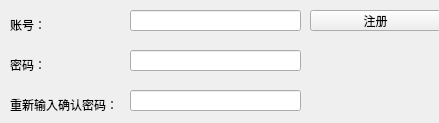
<?xml version="1.0" encoding="UTF-8"?>
<ui version="4.0">
 <class>signupdialog</class>
 <widget class="QWidget" name="signupdialog">
  <property name="windowModality">
   <enum>Qt::NonModal</enum>
  </property>
  <property name="geometry">
   <rect>
    <x>0</x>
    <y>0</y>
    <width>439</width>
    <height>123</height>
   </rect>
  </property>
  <property name="windowTitle">
   <string>Form</string>
  </property>
  <widget class="QLabel" name="label">
   <property name="geometry">
    <rect>
     <x>10</x>
     <y>10</y>
     <width>71</width>
     <height>31</height>
    </rect>
   </property>
   <property name="text">
    <string>&lt;html&gt;&lt;head/&gt;&lt;body&gt;&lt;p&gt;账号：&lt;/p&gt;&lt;/body&gt;&lt;/html&gt;</string>
   </property>
  </widget>
  <widget class="QLabel" name="label_2">
   <property name="geometry">
    <rect>
     <x>10</x>
     <y>50</y>
     <width>81</width>
     <height>31</height>
    </rect>
   </property>
   <property name="text">
    <string>&lt;html&gt;&lt;head/&gt;&lt;body&gt;&lt;p&gt;密码：&lt;/p&gt;&lt;/body&gt;&lt;/html&gt;</string>
   </property>
  </widget>
  <widget class="QLabel" name="label_3">
   <property name="geometry">
    <rect>
     <x>10</x>
     <y>90</y>
     <width>121</width>
     <height>31</height>
    </rect>
   </property>
   <property name="text">
    <string>&lt;html&gt;&lt;head/&gt;&lt;body&gt;&lt;p&gt;重新输入确认密码：&lt;/p&gt;&lt;/body&gt;&lt;/html&gt;</string>
   </property>
  </widget>
  <widget class="QLineEdit" name="passwdInput_2">
   <property name="geometry">
    <rect>
     <x>130</x>
     <y>90</y>
     <width>171</width>
     <height>21</height>
    </rect>
   </property>
   <property name="echoMode">
    <enum>QLineEdit::Password</enum>
   </property>
  </widget>
  <widget class="QLineEdit" name="passwdInput">
   <property name="geometry">
    <rect>
     <x>130</x>
     <y>50</y>
     <width>171</width>
     <height>21</height>
    </rect>
   </property>
   <property name="echoMode">
    <enum>QLineEdit::Password</enum>
   </property>
  </widget>
  <widget class="QLineEdit" name="accountInput">
   <property name="geometry">
    <rect>
     <x>130</x>
     <y>10</y>
     <width>171</width>
     <height>21</height>
    </rect>
   </property>
   <property name="echoMode">
    <enum>QLineEdit::NoEcho</enum>
   </property>
  </widget>
  <widget class="QPushButton" name="signupButton">
   <property name="geometry">
    <rect>
     <x>310</x>
     <y>10</y>
     <width>131</width>
     <height>21</height>
    </rect>
   </property>
   <property name="text">
    <string>注册</string>
   </property>
  </widget>
 </widget>
 <resources/>
 <connections/>
</ui>
